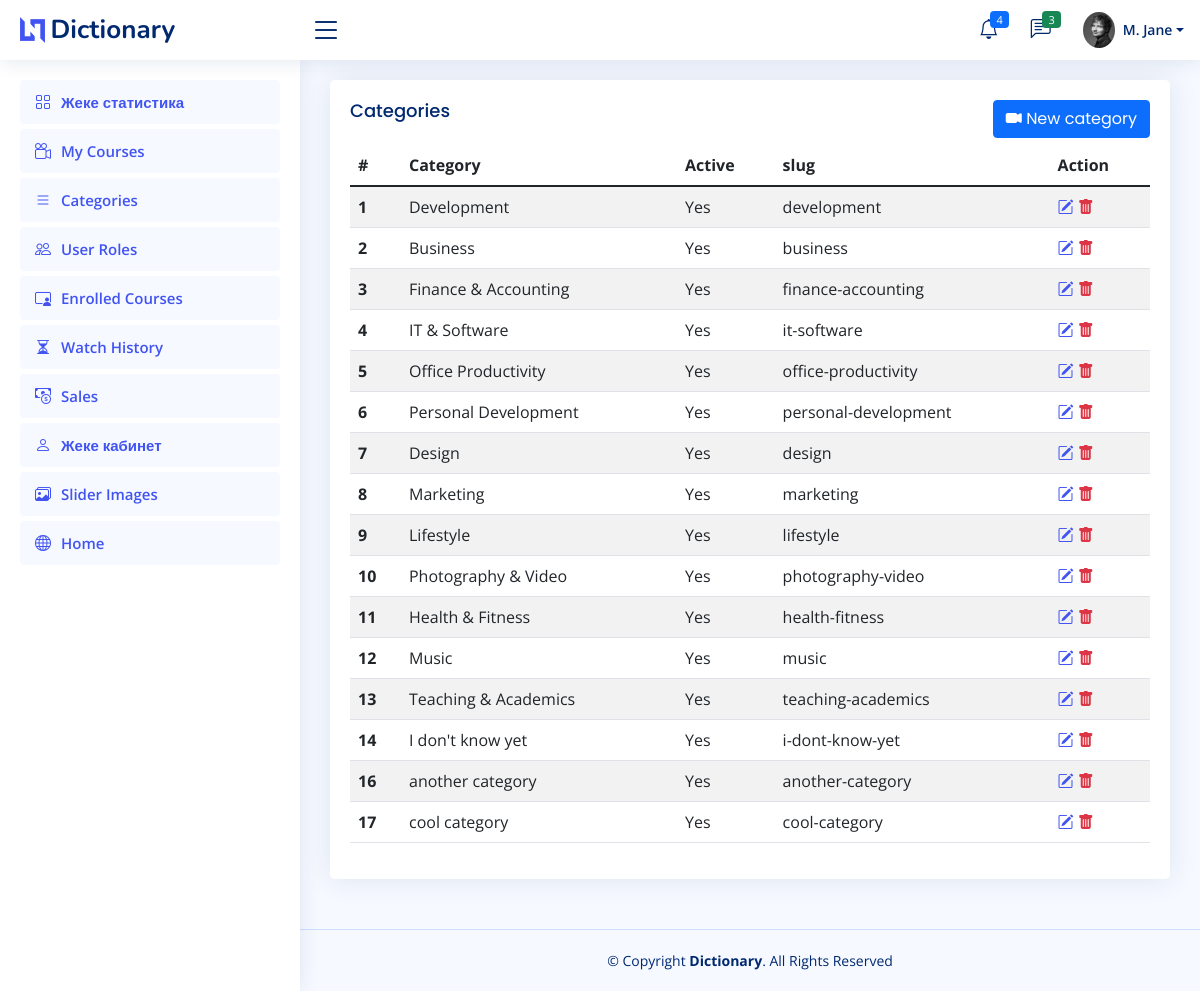
The page /dict/public/admin/categories (signed in) on the database its author committed.
### tables this page shows
CREATE TABLE `users` (
  `id` int(11) NOT NULL,
  `email` varchar(100) NOT NULL,
  `firstname` varchar(30) NOT NULL,
  `lastname` varchar(30) NOT NULL,
  `password` varchar(255) NOT NULL,
  `role` int(11) NOT NULL DEFAULT 1,
  `date` date DEFAULT NULL,
  `image` varchar(1024) DEFAULT NULL,
  `about` varchar(2048) DEFAULT NULL,
  `company` varchar(100) DEFAULT NULL,
  `job` varchar(100) DEFAULT NULL,
  `country` varchar(100) DEFAULT NULL,
  `address` varchar(1024) DEFAULT NULL,
  `phone` varchar(15) DEFAULT NULL,
  `twitter_link` varchar(1024) DEFAULT NULL,
  `facebook_link` varchar(1024) DEFAULT NULL,
  `instagram_link` varchar(1024) DEFAULT NULL,
  `linkedin_link` varchar(1024) DEFAULT NULL
);

CREATE TABLE `categories` (
  `id` int(11) NOT NULL,
  `category` varchar(30) NOT NULL,
  `disabled` tinyint(1) NOT NULL DEFAULT 0,
  `slug` varchar(100) NOT NULL
);

### dict/app/controllers/Admin.php (called while the page is built, shortened)
<?php
class Admin extends Controller
{
	public function categories($action = null, $id = null)
	{
		$category = new \Model\Category();
		$data = [];
		$data['action'] = $action;
		$data['id'] = $id;
		if($action == 'add')
		{
			if($_SERVER['REQUEST_METHOD'] == "POST")
			{
				if(user_can('add_categories'))
				{
					if($category->validate($_POST))
					{
						$_POST['slug'] = str_to_url($_POST['category']);
						$category->insert($_POST);
						message("Your category was successfuly created");
						redirect('admin/categories');
					}
				}else{
					$category->errors['category'] = "You are not allowed to perform this action";
				}
				$data['errors'] = $category->errors;
			}
		}else
		{
			$data['rows'] = $category->findAll();
		}
		$this->view('admin/categories',$data);
	}
}

### dict/app/core/app.php (called while the page is built, shortened)
<?php
class App
{
	protected $controller = '_404';
	protected $method = 'index';
	function __construct()
	{
		$arr = $this->getURL();
		$filename = "../app/controllers/".ucfirst($arr[0]).".php";
		if(file_exists($filename))
		{
			$this->controller 	= $arr[0];
			unset($arr[0]);
		}else{
			require "../app/controllers/".$this->controller.".php";
		}
		$mycontroller = new ("Controller\\".$this->controller)();
		$mymethod = $arr[1] ?? $this->method;
		$mymethod = str_replace("-", "_", $mymethod);
		if(!empty($arr[1]))
		{
			if(method_exists($mycontroller, strtolower($mymethod)))
			{
				$this->method = strtolower($mymethod);
				unset($arr[1]);
			}
		}
		$arr = array_values($arr);
		call_user_func_array([$mycontroller,$this->method], $arr);
	}
	private function getURL()
	{
		$url = $_GET['url'] ?? 'home';
		$url = filter_var($url,FILTER_SANITIZE_URL);
		$arr = explode("/", $url);
		return $arr;
	}
}

### dict/public/index.php (called while the page is built, shortened)
<?php
require "../app/core/init.php";
$app = new App();

### dict/app/core/init.php (called while the page is built, shortened)
<?php
spl_autoload_register(function($class_name)
{
	$parts = explode("\\", $class_name);
	$class_name = array_pop($parts);
});
require "functions.php";
require "database.php";
require "model.php";
require "app.php";

### dict/app/models/Auth.php (called while the page is built, shortened)
<?php
class Auth
{
	public static function is_admin()
	{
		if(!empty($_SESSION['USER_DATA']))
		{
			if(!empty($_SESSION['USER_DATA']->role_name))
			{
				if(strtolower($_SESSION['USER_DATA']->role_name) == 'admin'){
					return true;
				}
			}
		}
		return false;
	}
	public static function __callStatic($funcname,$args)
	{
		$key = str_replace("get", "", strtolower($funcname));
		if(!empty($_SESSION['USER_DATA']->$key))
		{
			return $_SESSION['USER_DATA']->$key;
		}
		return '';
	}
}

### dict/app/core/model.php (called while the page is built, shortened)
<?php
class Model extends Database
{
	public $order = 'asc';
	public $limit = 200;
	public $offset = 0;
	protected $table = "";
	public function findAll()
	{
		$query = "select * from ".$this->table." order by id $this->order limit $this->limit offset $this->offset";
		$res = $this->query($query);
		if(is_array($res))
		{
			return $res;
		}
		return false;
	}
	public function first($data)
	{
		$keys = array_keys($data);
		$query = "select * from ".$this->table." where ";
		foreach ($keys as $key) {
			$query .= $key . "=:" . $key . " && ";
		}
 		$query = trim($query,"&& ");
 		$query .= " order by id $this->order limit 1";
		$res = $this->query($query,$data);
		if(is_array($res))
		{
			if(property_exists($this, 'afterSelect'))
			{
				foreach ($this->afterSelect as $func) {
					$res = $this->$func($res);
				}
			}
			return $res[0];
		}
		return false;
	}
}

### dict/app/core/database.php (called while the page is built, shortened)
<?php
class Database
{
	private function connect()
	{
		$str = DBDRIVER.":hostname=".DBHOST.";dbname=".DBNAME;
		return new PDO($str,DBUSER,DBPASS);
	}
	public function query($query,$data = [],$type = 'object')
	{
		$con = $this->connect();
		$stm = $con->prepare($query);
		if($stm)
		{
			$check = $stm->execute($data);
			if($check)
			{
				if($type == 'object')
				{
					$type = PDO::FETCH_OBJ;
				}else{
					$type = PDO::FETCH_ASSOC;
				}
				$result = $stm->fetchAll($type);
				if(is_array($result) && count($result) > 0)
				{
					if(property_exists($this, 'afterSelect'))
					{
						foreach ($this->afterSelect as $func) {
							$result = $this->$func($result);
						}
					}
					return $result;
				}
			}
		}
		return false;
	}
}

### dict/app/models/User.php (called while the page is built, shortened)
<?php
class User extends Model
{
	protected function get_role($data)
	{
		if(!empty($data[0]->email) && !empty($data[0]->role))
		{
			foreach ($data as $key => $row) {
				$query = "select role from roles where id = :id limit 1";
				$res = $this->query($query,['id'=>$row->role]);
				if($res)
				{
					$data[$key]->role_name = $res[0]->role;
				}
			}
		}
		return $data;
	}
}

### dict/app/core/functions.php (called while the page is built, shortened)
<?php
function get_image($file)
{
	if(file_exists($file))
	{
		return ROOT . "/". $file;
	}
	return ROOT."/assets/images/no_image.jpg";
}
function esc($str)
{
	return nl2br(htmlspecialchars($str));
}
function user_can(string $permission):bool
{
	if(\Model\Auth::is_admin())
	{
		return true;
	}
	return false;
}

### dict/app/views/admin/categories.view.php (the view, shortened to what this page needs)
<?php $this->view('admin/admin-header',$data) ?>
<?php if($action == 'add'):?>
  <div class="card col-md-5 mx-auto">
    <div class="card-body">
      <h5 class="card-title">New category</h5>
      <?php if(user_can('add_categories')):?>
      <form method="post" class="row g-3">
        <div class="col-md-12">
          <input value="<?=set_value('category')?>" name="category" type="text" class="form-control <?=!empty($errors['category']) ? 'border-danger':'';?>" placeholder="Category name">
          <?php if(!empty($errors['category'])):?>
            <small class="text-danger"><?=$errors['category']?></small>
          <?php endif;?>
        </div>
        <div class="col-md-12">
          <label>Active:</label>
          <select name="disabled" class="form-select">
            <option value="0" selected="">Yes</option>
            <option value="1">No</option>
          </select>
        </div>
        <div class="text-center">
          <button type="submit" class="btn btn-primary">Save</button>
          <a href="<?=ROOT?>/admin/categories">
            <button type="button" class="btn btn-secondary">Cancel</button>
          </a>
        </div>
      </form>
      <?php else:?>
        <div class="alert alert-danger text-center">You dont have permission to perform this action!</div>
          <a href="<?=ROOT?>/admin/categories">
            <button type="button" class="btn btn-secondary">Back</button>
          </a>
      <?php endif;?>
    </div>
  </div>
<?php else:?>
  <div class="card">
    <div class="card-body">
      <h5 class="card-title">
        Categories
        <a href="<?=ROOT?>/admin/categories/add">
          <button class="btn btn-primary float-end"><i class="bi bi-camera-video-fill"></i> New category</button>
        </a>
      </h5>
      <?php if(user_can('view_categories')):?>
          <table class="table table-striped">
            <thead>
              <tr>
                <th scope="col">#</th>
                <th scope="col">Category</th>
                <th scope="col">Active</th>
                <th scope="col">slug</th>
                <th scope="col">Action</th>
              </tr>
            </thead>
            <?php if(!empty($rows)):?>
              <tbody>
                <?php foreach($rows as $row):?>
                  <tr>
                    <th scope="row"><?=$row->id?></th>
                    <td><?=esc($row->category)?></td>
                    <td><?=esc($row->disabled ? 'No':'Yes')?></td>
                    <td><?=esc($row->slug)?></td>
                    <td>
                      <a href="<?=ROOT?>/admin/categories/edit/<?=$row->id?>">
                        <i class="bi bi-pencil-square"></i>
                      </a>
                      <a href="<?=ROOT?>/admin/categories/delete/<?=$row->id?>">
                        <i class="bi bi-trash-fill text-danger"></i>
                      </a>
                    </td>
                  </tr>
                <?php endforeach;?>
              </tbody>
            <?php else:?>
              <tr><td colspan="10">No records found!</td></tr>
            <?php endif;?>
          </table>
      <?php else:?>
        <div class="alert alert-danger text-center">You dont have permission to perform this action!</div>
      <?php endif;?>
    </div>
  </div>
<?php endif;?>

### dict/app/views/admin/admin-header.view.php (shortened to what this page needs)
<?php
  $id = $id ?? Auth::getId();
  $user = new \Model\User();
  $data['row'] = $row = $user->first(['id'=>$id]);
?>
<!DOCTYPE html>
<html lang="en">
<head>
  <link href="<?=ROOT?>/niceadmin/assets/vendor/bootstrap/css/bootstrap.min.css" rel="stylesheet">
  <link href="<?=ROOT?>/niceadmin/assets/vendor/bootstrap-icons/bootstrap-icons.css" rel="stylesheet">
  <link href="<?=ROOT?>/niceadmin/assets/vendor/boxicons/css/boxicons.min.css" rel="stylesheet">
  <link href="<?=ROOT?>/niceadmin/assets/vendor/quill/quill.snow.css" rel="stylesheet">
  <link href="<?=ROOT?>/niceadmin/assets/vendor/quill/quill.bubble.css" rel="stylesheet">
  <link href="<?=ROOT?>/niceadmin/assets/vendor/remixicon/remixicon.css" rel="stylesheet">
  <link href="<?=ROOT?>/niceadmin/assets/vendor/simple-datatables/style.css" rel="stylesheet">
  <link href="<?=ROOT?>/niceadmin/assets/css/style.css" rel="stylesheet">
  <link href="<?=ROOT?>/assets/css/custom.css" rel="stylesheet">
</head>
<body >
  <header id="header" class="header fixed-top d-flex align-items-center">
    <div class="d-flex align-items-center justify-content-between">
      <a href="index.html" class="logo d-flex align-items-center">
        <img src="<?=ROOT?>/niceadmin/assets/img/logo.png" alt="">
        <span class="d-none d-lg-block"><?=APP_NAME?></span>
      </a>
      <i class="bi bi-list toggle-sidebar-btn"></i>
    </div>
    <nav class="header-nav ms-auto">
      <ul class="d-flex align-items-center">
        <li class="nav-item dropdown">
          <a class="nav-link nav-icon" href="#" data-bs-toggle="dropdown">
            <i class="bi bi-bell"></i>
            <span class="badge bg-primary badge-number">4</span>
          </a>
        </li>
        <li class="nav-item dropdown">
          <a class="nav-link nav-icon" href="#" data-bs-toggle="dropdown">
            <i class="bi bi-chat-left-text"></i>
            <span class="badge bg-success badge-number">3</span>
          </a>
        </li>
        <li class="nav-item dropdown pe-3">
          <a class="nav-link nav-profile d-flex align-items-center pe-0" href="#" data-bs-toggle="dropdown">
            <img src="<?=get_image($row->image)?>" alt="Profile" class="rounded-circle">
            <span class="d-none d-md-block dropdown-toggle ps-2"><?=ucfirst(substr(Auth::getFirstname(),0,1))?>. <?=Auth::getLastname()?></span>
          </a>
        </li>
      </ul>
    </nav>
  </header>
  <aside id="sidebar" class="sidebar">
    <ul class="sidebar-nav" id="sidebar-nav">
      <?php if(user_can('view_dashboard')):?>
      <li class="nav-item">
        <a class="nav-link " href="<?=ROOT?>/admin/dashboard">
          <i class="bi bi-grid"></i>
          <span>Жеке статистика</span>
        </a>
      </li>
      <?php endif;?>
      <?php if(user_can('view_categories')):?>
      <li class="nav-item">
        <a class="nav-link " href="<?=ROOT?>/admin/courses">
          <i class="bi bi-camera-reels"></i>
          <span>My Courses</span>
        </a>
      </li>
      <?php endif;?>
      <?php if(user_can('view_categories')):?>
        <li class="nav-item">
          <a class="nav-link " href="<?=ROOT?>/admin/categories">
            <i class="bi bi-list"></i>
            <span>Categories</span>
          </a>
        </li>
      <?php endif;?>
      <?php if(user_can('view_roles')):?>
        <li class="nav-item">
          <a class="nav-link " href="<?=ROOT?>/admin/roles">
            <i class="bi bi-people"></i>
            <span>User Roles</span>
          </a>
        </li>
       <?php endif;?>
      <?php if(user_can('view_categories')):?>
      <li class="nav-item">
        <a class="nav-link " href="<?=ROOT?>/admin/lessons">
          <i class="bi bi-person-video3"></i>
          <span>Enrolled Courses</span>
        </a>
      </li>
      <?php endif;?>
     <?php if(user_can('view_categories')):?>
      <li class="nav-item">
        <a class="nav-link " href="<?=ROOT?>/admin/courses">
          <i class="bi bi-hourglass-split"></i>
          <span>Watch History</span>
        </a>
      </li>
      <?php endif;?>
      <?php if(user_can('view_sales')):?>
      <li class="nav-item">
        <a class="nav-link " href="<?=ROOT?>/admin/sales">
          <i class="bi bi-cash-coin"></i>
          <span>Sales</span>
        </a>
      </li>
      <?php endif;?>
      <li class="nav-item">
        <a class="nav-link " href="<?=ROOT?>/admin/profile">
          <i class="bi bi-person"></i>
          <span>Жеке кабинет</span>
        </a>
      </li>
      <?php if(user_can('edit_slider_images')):?>
       <li class="nav-item">
        <a class="nav-link " href="<?=ROOT?>/admin/slider-images">
          <i class="bi bi-images"></i>
          <span>Slider Images</span>
        </a>
      </li>
      <?php endif;?>
      <li class="nav-item">
        <a class="nav-link " href="<?=ROOT?>">
          <i class="bi bi-globe"></i>
          <span>Home</span>
        </a>
      </li>
    </ul>
  </aside>
  <main id="main" class="main">

### rows shown on the page
users: image (picture)
categories: id "1", category "Development", disabled "Yes", slug "development"
categories: id "2", category "Business", disabled "Yes", slug "business"
categories: id "3", category "Finance & Accounting", disabled "Yes", slug "finance-accounting"
categories: id "4", category "IT & Software", disabled "Yes", slug "it-software"
categories: id "5", category "Office Productivity", disabled "Yes", slug "office-productivity"
categories: id "6", category "Personal Development", disabled "Yes", slug "personal-development"
categories: id "7", category "Design", disabled "Yes", slug "design"
categories: id "8", category "Marketing", disabled "Yes", slug "marketing"
categories: id "9", category "Lifestyle", disabled "Yes", slug "lifestyle"
categories: id "10", category "Photography & Video", disabled "Yes", slug "photography-video"
categories: id "11", category "Health & Fitness", disabled "Yes", slug "health-fitness"
categories: id "12", category "Music", disabled "Yes", slug "music"
categories: id "13", category "Teaching & Academics", disabled "Yes", slug "teaching-academics"
categories: id "14", category "I don't know yet", disabled "Yes", slug "i-dont-know-yet"
categories: id "16", category "another category", disabled "Yes", slug "another-category"
categories: id "17", category "cool category", disabled "Yes", slug "cool-category"

### other values the page prints
APP_NAME "Dictionary"
substr(Auth::getFirstname(),0,1) "M"
Auth::getLastname() "Jane"
